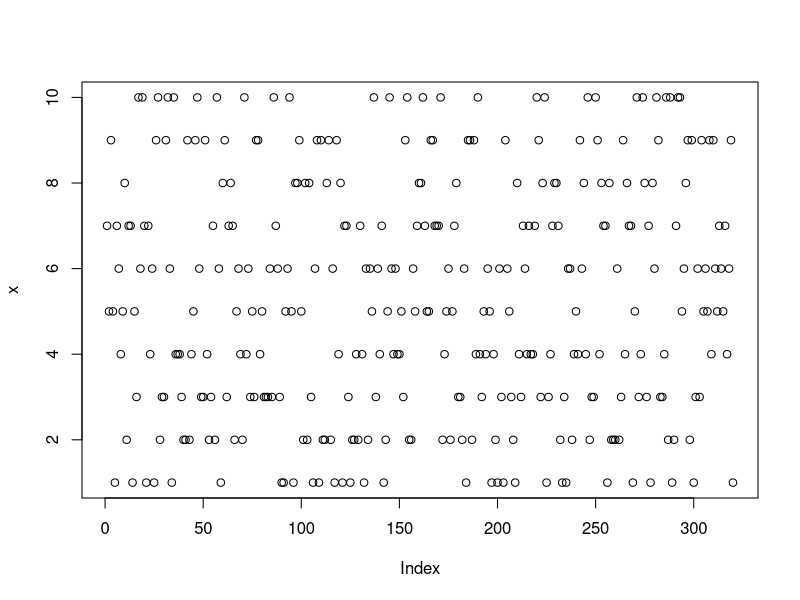
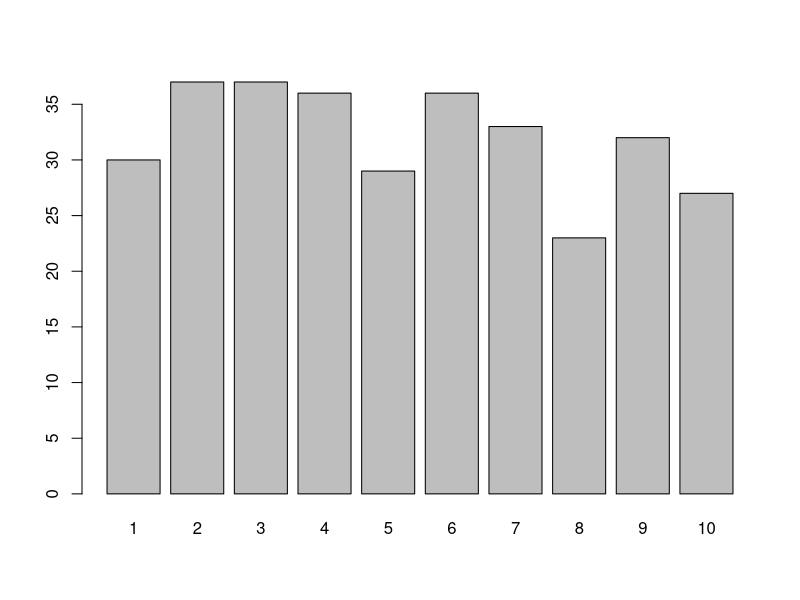

These figures' R source, in order: (Note: this script raises an error after producing the figures.)
## ---- chunk 1
knitr::opts_chunk$set(
  comment = "", 
  echo = TRUE,
  fig.align = "left",
  error = TRUE
)
## ---- chunk 2
# Plotting numbers
x <- sample(1:10, 320, replace = TRUE)
typeof(x)
plot(x)

# Plotting factors
y <- factor(x)
typeof(y)
plot(y)
## ---- chunk 3
plot
## ---- chunk 4
methods("plot")
## ---- chunk 5
methods(class = "factor")
## ---- chunk 6
smrz <- function(x, ...) UseMethod("smrz")
smrz
str(smrz)
## ---- chunk 7
smrz.factor <- function(x) {
  freq <- table(x)
  prop <- freq / sum(freq)
  cbind(freq = freq, prop = prop)
}

smrz(y)
## ---- chunk 8
smrz.logical <- function(x) smrz.factor(as.factor(x))

lg <- sample(c(T, F), 250, replace = T)
smrz(lg)
## ---- chunk 9
smrz.default <- function(x) cat("Unknown class, can't summarize")
smrz(1:10)
## ---- chunk 10
smrz.factor <- function(x) {
  freq <- table(x)
  prop <- freq / sum(freq)
  result <- cbind(freq = freq, prop = prop)
  class(result) <- c(class(result), "factorSummary")
  result
}
## ---- chunk 11
smrz.factorSummary <- function(x) {
  n = sum(x[, "freq"]) # Number of values
  H = -sum(x[, "prop"] * log(x[, "prop"])) # Shannon diversity index
  c(n = n, H = H)
}

# create a summary of a factor
y.smry <- smrz(y)
str(y.smry)
class(y.smry)

# summarize the summary
y.smry.smry <- smrz(y.smry)
y.smry.smry
## ---- chunk 12
setClass(
  Class = "ctdStation",
  slots = c(
    date = "character",
    operator = "character",
    position = "numeric"
  )
)
## ---- chunk 13
st1 <- new("ctdStation", date = "01/05/2018", operator = "MKR", position = c(32.97, -117.39))
st1
## ---- chunk 14
st1@date
## ---- chunk 15
slot(st1, "operator")
## ---- chunk 16
ctdStation <- function(date, operator, position) {
  # check that operator is 2-3 characters long:
  if(!nchar(operator) %in% 2:3) {
    stop("operator must be 2 or 3 characters")
  }
  # convert operator to uppercase
  operator <- toupper(operator)
  new(
    "ctdStation", 
    date = date, 
    operator = operator, 
    position = position
  )
}

ctdStation("04/23/2017", "eric", c(32.5, -117.3))
ctdStation("04/23/2017", "eia", c(32.5, -117.3))
## ---- chunk 17
setValidity(
  Class = "ctdStation",
  method = function(object) {
    good.length <- nchar(object@operator) %in% 2:3
    is.upper <- toupper(object@operator) == object@operator
    good.length & is.upper
  }
)

# This would create an invalid object, so it won't be created
st2 <- new("ctdStation", date = "01/05/2018", operator = "eric", position = c(32.97, -117.39))
st2

# while this one is good
st3 <- new("ctdStation", date = "01/05/2018", operator = "EIA", position = c(32.97, -117.39))
## ---- chunk 18
# The default `show` for ctdStation
st3

# Define a new method:
setMethod(
  f = "show",
  signature = "ctdStation",
  definition = function(object){
    cat("CTD Station", "\n")
    cat("-----------", "\n")
    cat("Date: ", object@date, "\n", sep = "")
    cat("Operator: ", object@operator, "\n", sep = "")
    cat("Position: ", object@position[1], ", ", object@position[2], "\n", sep = "")
  })

# Our new `show` method:
st3
## ---- chunk 19
setGeneric(
  name = "operator",
  def = function(x, ...) standardGeneric("operator")
)
## ---- chunk 20
setMethod(
  f = "operator",
  signature = "ctdStation",
  function(x, ...) x@operator
)

operator(st3)
## ---- chunk 21
setGeneric(
  name = "operator<-",
  def = function(x, value) standardGeneric("operator<-")
)

setMethod(
  f = "operator<-",
  signature = "ctdStation",
  function(x, value) {
    value <- toupper(value)
    x@operator <- value
    validObject(x) # check to make sure value doesn't invalidate the object
    x
  }
)

operator(st3) <- "myname"

operator(st3) <- "abc"
st3

## ---- chunk 22
setClass(
  "ctdData",
  slots = c(cast = "data.frame"),
  contains = "ctdStation"
)

ctd1 <- new(
  "ctdData",
  date = "5/29/2017",
  operator = "EIA",
  position = c(39, -118),
  cast = data.frame(
    depth = c(1, 10, 100),
    temp = c(16, 12, 5),
    sal = c(33.2, 35, 37.9)
  )
)

# Station info
ctd1

# Cast data
ctd1@cast

# The `operator` method still works:
operator(ctd1) <- "XXX"
ctd1
